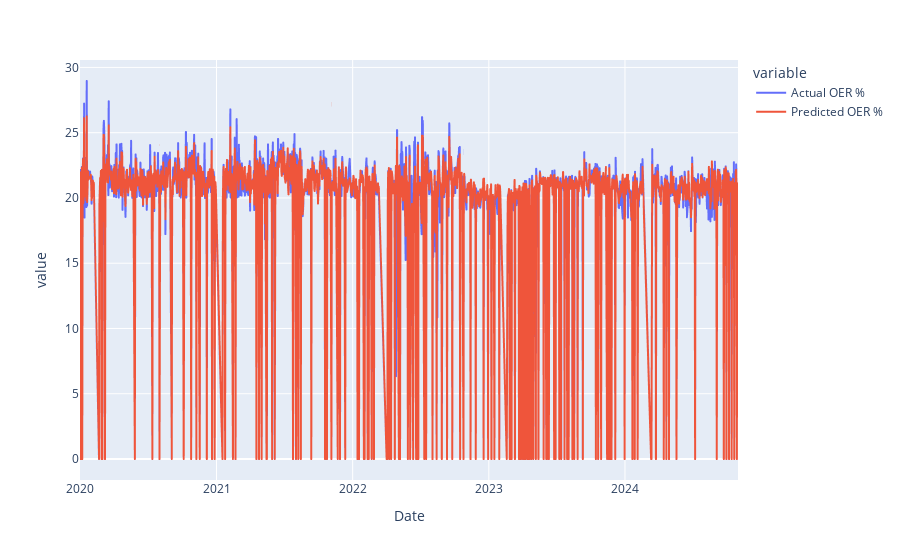

This figure's notebook cell:
### Code cell
# using the ZeroInflatedRegressor
zir_trained = train_model(zir, X_train, y_train, X_test, y_test, X, y)

### Figure 1 — Plotly figure (JSON) as saved in the notebook; plotly's stock layout.template omitted (floating-point values rounded to 4 significant figures; data arrays with more than 128 entries replaced by an {"elided": "..."} marker saying what was removed)
{"data": [{"hovertemplate": "variable=Actual OER %<br>Date=%{x}<br>value=%{y}<extra></extra>", "legendgroup": "Actual OER %", "line": {"color": "#636efa", "dash": "solid"}, "marker": {"symbol": "circle"}, "mode": "lines", "name": "Actual OER %", "showlegend": true, "type": "scattergl", "x": {"elided": "1489 str values"}, "xaxis": "x", "y": {"elided": "1489 float values"}, "yaxis": "y"}, {"hovertemplate": "variable=Predicted OER %<br>Date=%{x}<br>value=%{y}<extra></extra>", "legendgroup": "Predicted OER %", "line": {"color": "#EF553B", "dash": "solid"}, "marker": {"symbol": "circle"}, "mode": "lines", "name": "Predicted OER %", "showlegend": true, "type": "scattergl", "x": {"elided": "1489 str values"}, "xaxis": "x", "y": {"elided": "1489 float values"}, "yaxis": "y"}], "layout": {"legend": {"title": {"text": "variable"}, "tracegroupgap": 0}, "margin": {"t": 60}, "xaxis": {"anchor": "y", "domain": [0, 1], "title": {"text": "Date"}}, "yaxis": {"anchor": "x", "domain": [0, 1], "title": {"text": "value"}}}}
